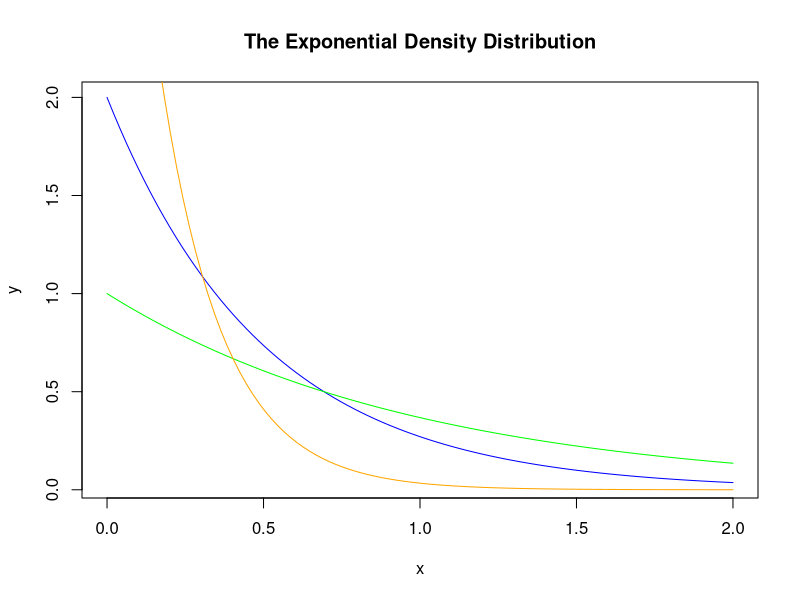
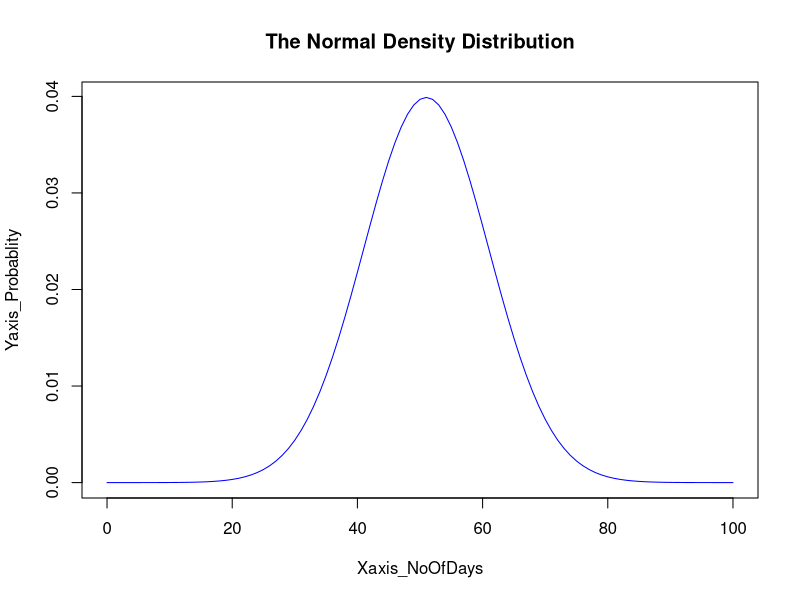
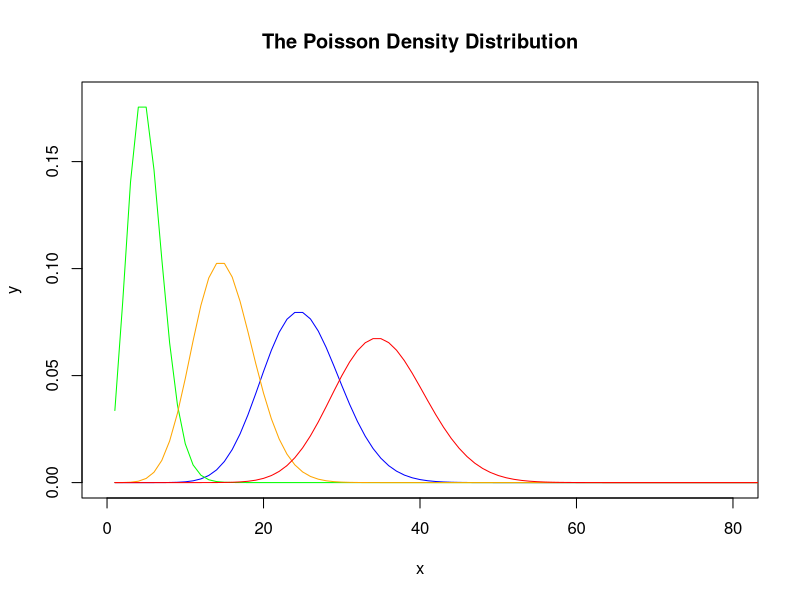
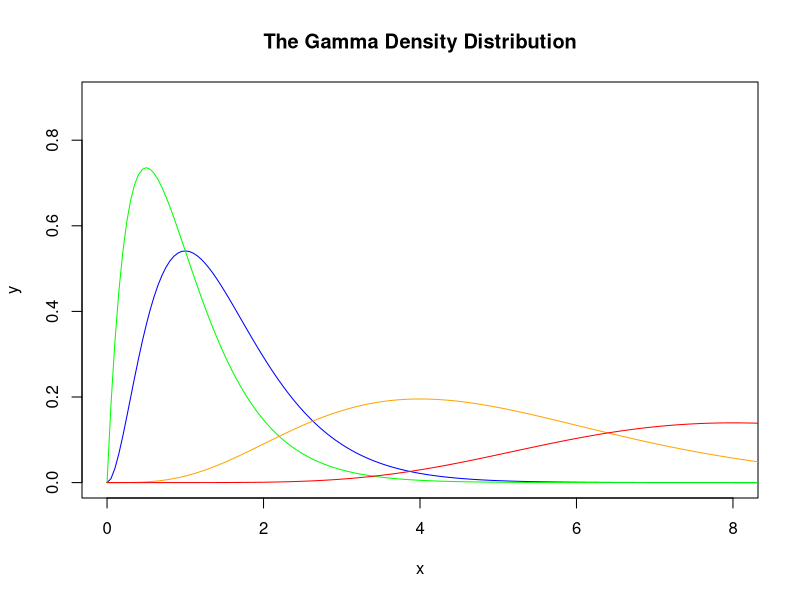
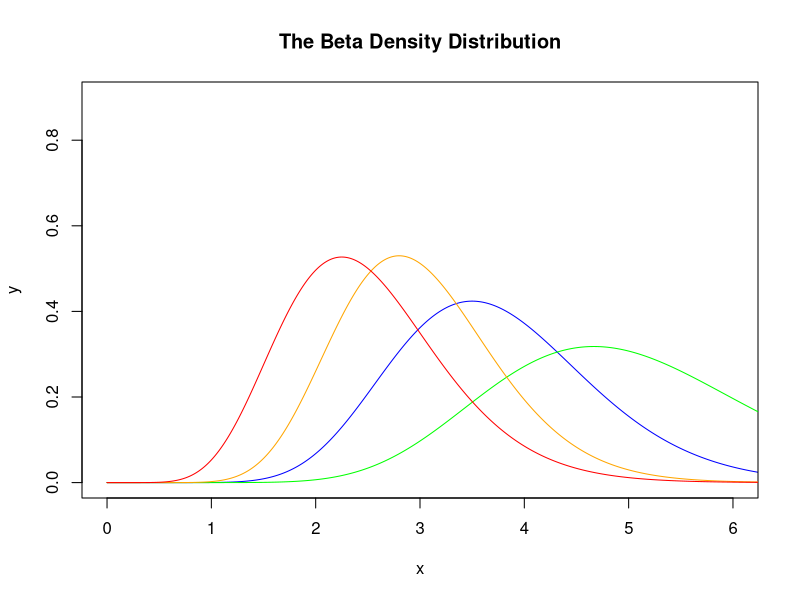
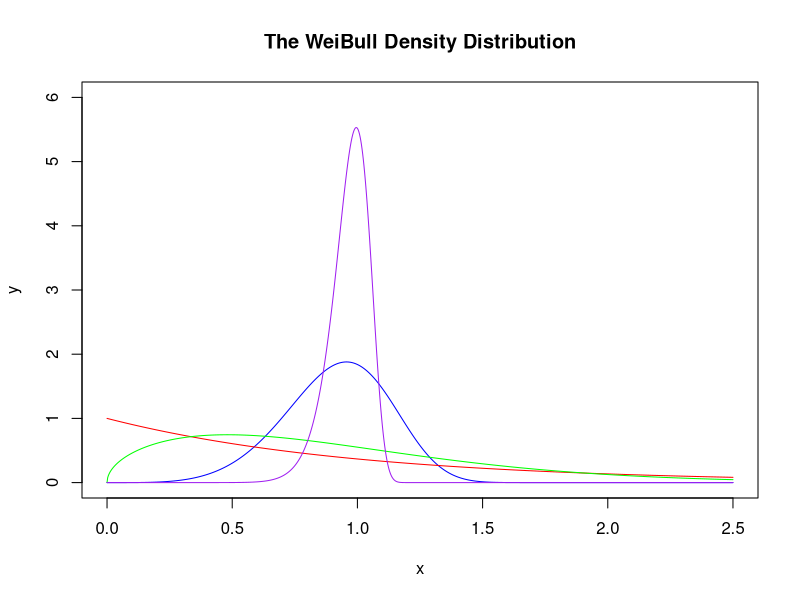
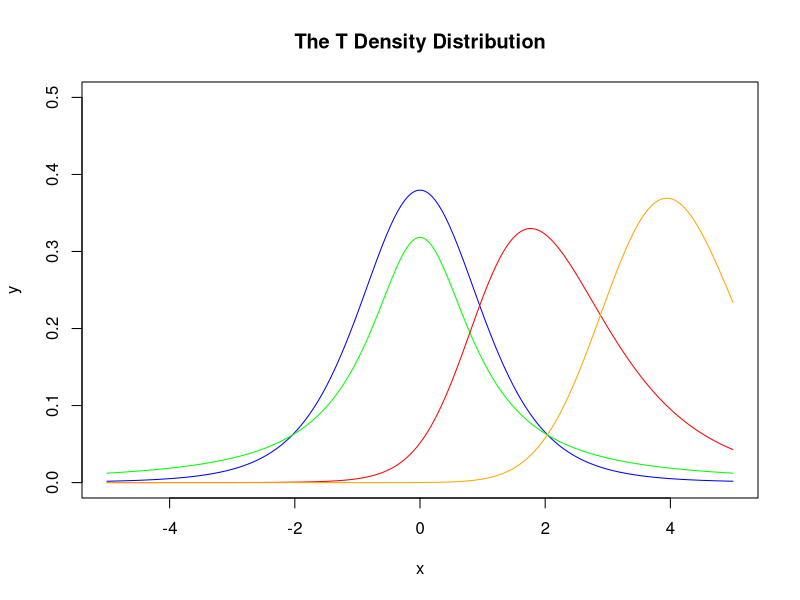
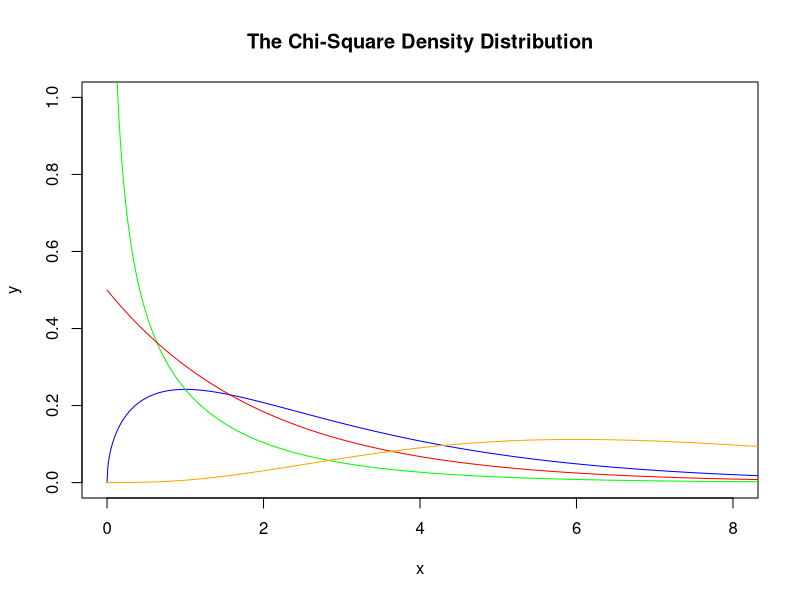

Write the R code that produced these figures, in order.

#-------------------------------------------------------------------------------------------------
# 1.
# EXPONENTIAL DISTRIBUTION
# USE CASE:
# The lifetime distribution of many electronic products generally follows the exponential distribution.
# The life distribution of some systems can also be approximated by an exponential distribution.

x <- seq(0,2,length.out=100)
y <- dexp(x, 2)
plot(x,y,col="blue",type ="l",main="The Exponential Density Distribution")
lines(x,dexp(x,1),col="green")
lines(x,dexp(x,5),col="orange")

#-------------------------------------------------------------------------------------------------
# 2.
# NORMAL DISTRIBUTION
# USE CASE:
# An average light bulb manufactured by a company lasts 23 days with a standard deviation of 10 days. 
# Assuming that bulb life is normally distributed, 
# what is the probability that an Acme light bulb will last at most 1 to 40 days			

Xaxis_NoOfDays <- seq (0,100, by=1)
Yaxis_Probablity <- dnorm(Xaxis_NoOfDays,51,10,FALSE)
plot( Xaxis_NoOfDays ,Yaxis_Probablity,col="blue",type ="l",main="The Normal Density Distribution")

#-------------------------------------------------------------------------------------------------
# 3.
# POISSON DISTRIBUTION
# USE CASE:
# Suppose you typically get 4 pieces of mail per day. That becomes your expectation. 
# But there will be a certain spread: sometimes a little more, sometimes a little less.
# Given only the average rate, for a certain period of observation, and assuming that the process, 
# or mix of processes, that produce the event flow are essentially random, 
# the Poisson Distribution will tell you how likely it is that you will get 3, or 5, or any other number, 
# during one period of observation.

x <- seq (1,100,by=1)
y <- dpois(x, 25, log = FALSE)
plot(x,y,col="blue",xlim=c(0,80),ylim=c(0,0.18),type ="l",main="The Poisson Density Distribution")
lines(x,dpois(x, 5, log = FALSE),col="green")
lines(x,dpois(x, 15, log = FALSE),col="orange")
lines(x,dpois(x, 35, log = FALSE),col="red")

#-------------------------------------------------------------------------------------------------
# 4.
# GAMMA DISTRIBUTION
# USE CASE:
# An important application of gamma distribution is that as a conjugate distribution 
# occurs in many machine learning algorithms. It assume that 
# the random variable X is the waiting time required to wait until the alpha event occurs.

x <- seq(0,10,length.out = 200)
y <- dgamma(x,3,2)
plot(x,y,col="blue",xlim=c(0,8),ylim=c(0,0.9),type ="l",main="The Gamma Density Distribution")
lines(x,dgamma(x,2,2),col="green")
lines(x,dgamma(x,5,1),col="orange")
lines(x,dgamma(x,9,1),col="red")

#-------------------------------------------------------------------------------------------------
# 5.
# BETA DISTRIBUTION
# USE CASE:
# Similiar with Gamma Distribution, Beta Distribution is a set of continuous probability 
# distributions defined in the (0,1), occuring in many machine learning algorithms.

x <- seq(0,10,length.out=10000)
y <- dgamma(x,15,4)
plot(x,y,col="blue",xlim=c(0,6),ylim=c(0,0.9),type ="l",main="The Beta Density Distribution")
lines(x,dgamma(x,15,3),col="green")
lines(x,dgamma(x,15,5),col="orange")
lines(x,dgamma(x,10,4),col="red")

#-------------------------------------------------------------------------------------------------
# 6.
# WEIBULL DISTRIBUTION
# USE CASE:
# The Weibull distribution is usually used in the field of failure analysis; 
# in particular, it can simulate the distribution of failure rate over time.
# For instance, Mechanical Manufacturing through the production line need to apply the reliability analysis.

x <- seq(0,2.5,length.out = 1000)
y <- dweibull(x,5)
plot(x,y,col="blue",xlim=c(0,2.5),ylim=c(0,6),type ="l",main="The WeiBull Density Distribution")
lines(x, dweibull(x, 1), type="l", col="red")
lines(x, dweibull(x, 1.5), type="l", col="green")
lines(x, dweibull(x, 15), type="l", col="purple")

#-------------------------------------------------------------------------------------------------
# 7.
# STUDENT'S T DISTRIBUTION
# USE CASE:
# This distribution is used to estimate the average number of female groups that are normally distributed.
# For example, when doctor excute vital sign examination for patients, it applies the 
# normally distribution, and need to the verified with T-distribution.

x <- seq(-5,5,length.out = 1000)
y <- dt(x,5,0)
plot(x,y,col="blue",xlim=c(-5,5),ylim=c(0,0.5),type ="l",main="The T Density Distribution")
lines(x,dt(x,1,0),col="green")
lines(x,dt(x,5,2),col="red")
lines(x,dt(x,50,4),col="orange")

#-------------------------------------------------------------------------------------------------
# 8.
# CHI-SQUARE DISTRIBUTION
# USE CASE:
# The chi-square is applied to the appropriate type of test. 
# According to a classification standard (variable), an event is divided into k class, 
# and it is checked whether the number distribution of each class in k class 
# conforms to the distribution of a certain theoretical number distribution.

x <- seq(0,10,length.out = 1000)
y <- dchisq(x,3)
plot(x,y,col="blue",xlim=c(0,8),ylim=c(0,1),type ="l",main="The Chi-Square Density Distribution")
lines(x,dchisq(x,1),col="green")
lines(x,dchisq(x,2),col="red")
lines(x,dchisq(x,8),col="orange")

#-------------------------------------------------------------------------------------------------
# 9.
# BINOMIAL DISTRIBUTION
# USE CASE:
# Binomial Distribution applies to the events that has two types of solution, true or false.
# For instance, the rate of hatching of certain batches of eggs is known to be 0.9, 20 eggs of the
# batch is extracted to be checked, and tt is found that the final 16 eggs hatch. 
# Then we are able to find the probability of binomial distribution.

x <- seq(1,220,length.out = 220)
y <- dbinom(x, size=500, prob=0.2)
plot(x,y,col="blue",xlim=c(0,220),ylim=c(0,0.06),type ="l",main="The Binomial Density Distribution")
lines(x,dbinom(x, size=500, prob=0.3),col="green")
lines(x,dbinom(x, size=800, prob=0.2),col="red")
lines(x,dbinom(x, size=500, prob=0.1),col="orange")

#-------------------------------------------------------------------------------------------------
# 10.
# UNIFORM DISTRIBUTION
# USE CASE:
# Randomly select 1000 students from the whole school, compare the rate between 2 genders

x <- seq(1,10,length.out = 10)
y <- table(sample(c(1:10), 100000, replace = TRUE, prob = NULL))
plot(x,y,col="blue",type ="p",main="The Uniform Density Distribution")

#-------------------------------------------------------------------------------------------------


